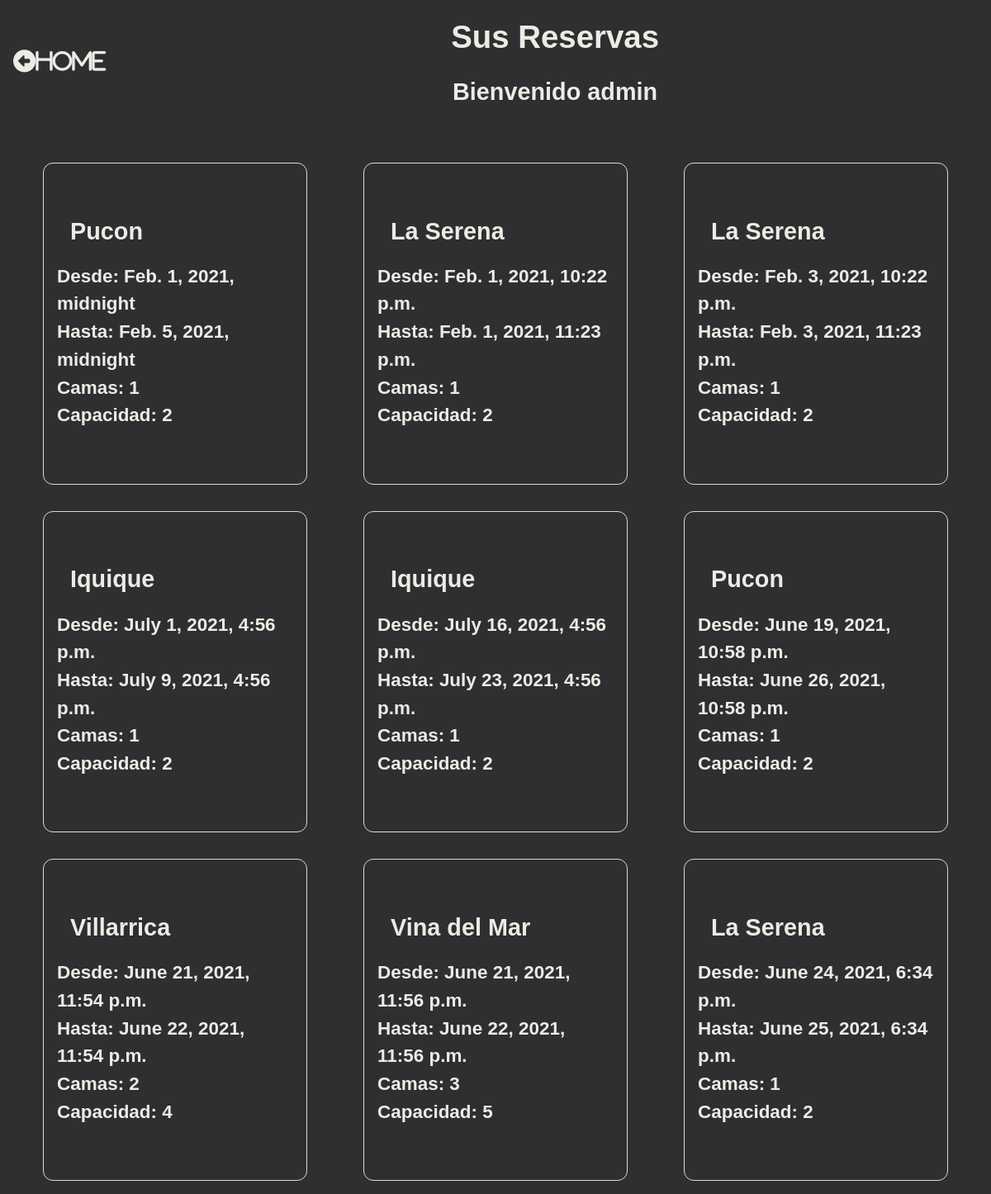
Page /reserva_list/ (signed in) on the earlier database version.
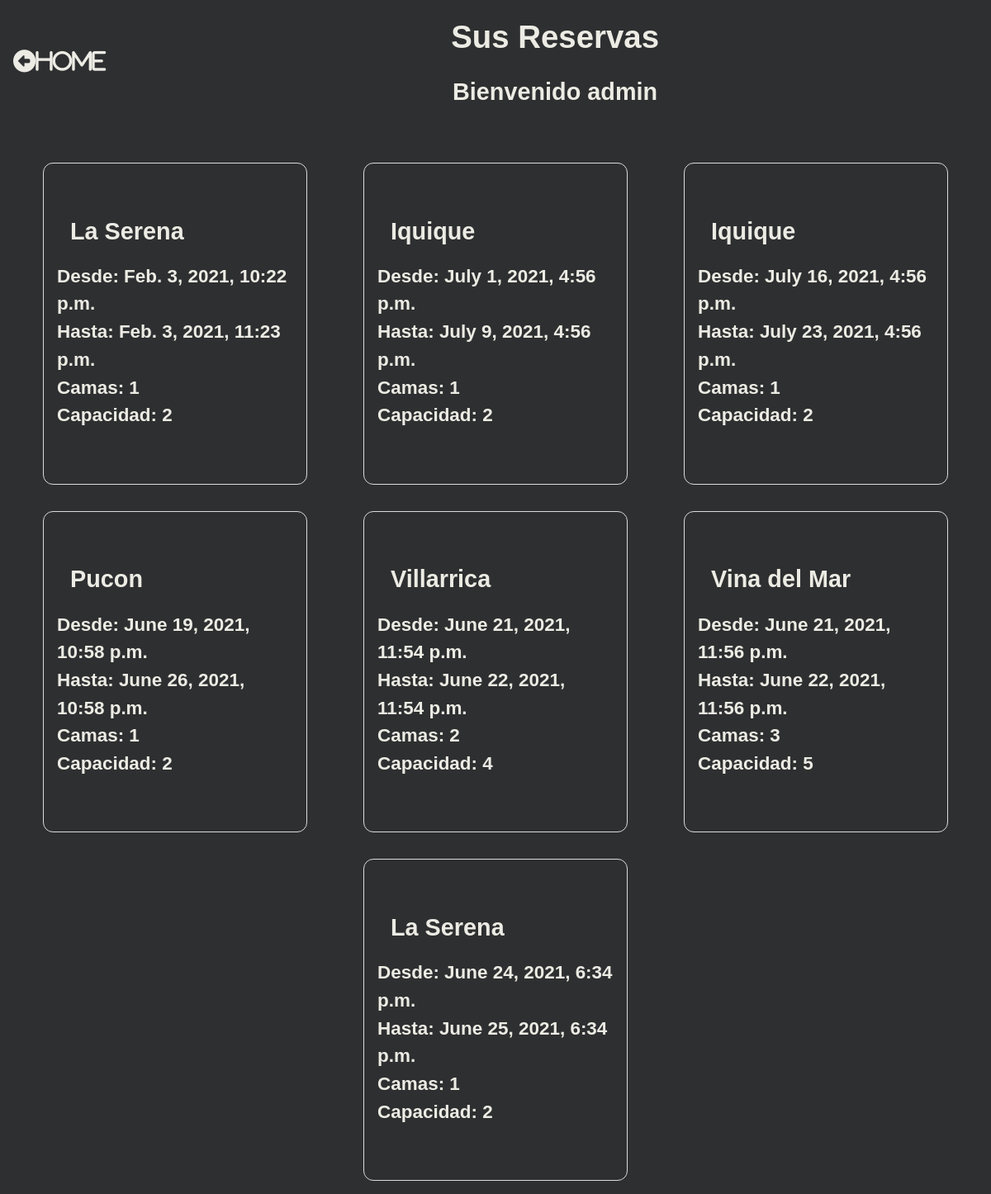
Same page on the later database version.
### arriendo/models.py (models this page shows, shortened)
class Reserva(models.Model):
    user = models.ForeignKey(settings.AUTH_USER_MODEL, on_delete=models.CASCADE)
    depto = models.ForeignKey(Depto, on_delete=models.CASCADE)
    check_in = models.DateTimeField()
    check_out = models.DateTimeField()
    def get_depto_category(self):
        depto_categories = dict(self.depto.DEPTO_CATEGORIES)
        depto_category = depto_categories.get(self.depto.category)
        return depto_category
    def get_cancel_reserva_url(self):
        return reverse_lazy('arriendo:CancelReservaView',args=[self.pk,])

class Depto(models.Model):
    DEPTO_CATEGORIES = (
        ('VIN','Vina del Mar'),
        ('SER','La Serena'),
        ('PUC','Pucon'),
        ('VIL','Villarrica'),
        ('VAL','Valdivia'),
        ('IQU','Iquique'),
        ('FRU','Frutillar'),
    )
    category = models.CharField(max_length=3, choices=DEPTO_CATEGORIES,default='Iquique')
    precio = models.IntegerField()
    capacidad = models.IntegerField()
    camas = models.IntegerField()

### arriendo/views.py (the view)
# urls.py: path('reserva_list/', ReservaListView.as_view(),name='ReservaListView'),#"as_view" pq en views.py esta declaraddo como clase y no como funcion
class ReservaListView(ListView):
    model = Reserva
    template_name = 'reserva_list_view.html'
    def get_queryset(self,*args, **kwargs):
        if self.request.user.is_staff:
            reserva_list = Reserva.objects.all()
            return reserva_list
        else:
            reserva_list = Reserva.objects.filter(user=self.request.user)
            return reserva_list

### arriendo/templates/reserva_list_view.html (shortened to what this page needs)
{% load static %}
<!DOCTYPE html>
<html lang="en">
<head>
    <link rel="stylesheet" href="{% static 'arriendo/css/reserva_list_view.css' %}">
</head>
<body>
    <div class="content">
        <div class="header">
            <div class="headings">
                <h1>Sus Reservas</h1>
                <h2>Bienvenido {{user}}</h2>
            </div>
            <div class="home">
                <div class="home">
                    <a href="{% url 'arriendo:DeptoListView' %}"><i class="fas fa-arrow-alt-circle-left">Home</i></a>
                </div>
            </div>
        </div>
        <div class="bookings">
            {% for reserva in reserva_list %}
            <div class="booking">
                <div class="category">
                    <h2>{{reserva.get_depto_category}}</h2>
                </div>
                <div class="from">
                    <h3>Desde: {{reserva.check_in}}</h3>
                </div>
                <div class="to">
                    <h3>Hasta: {{reserva.check_out}}</h3>
                </div>
                <div class="beds">
                    <h3>Camas: {{reserva.depto.camas}}</h3>
                </div>
                <div class="capacity">
                    <h3>Capacidad: {{reserva.depto.capacidad}}</h3>
                </div>
                <div class="cancel"><a href="{{reserva.get_cancel_reserva_url}}" class="invisible"></a></div>
            </div>
            {% endfor %}
        </div>
</body>
</html>

Differences in the rows shown:
removed Reserva: get_depto_category "Pucon", check_in "Feb. 1, 2021, midnight", check_out "Feb. 5, 2021, midnight", depto.camas "1", depto.capacidad "2"
removed Reserva: get_depto_category "La Serena", check_in "Feb. 1, 2021, 10:22 p.m.", check_out "Feb. 1, 2021, 11:23 p.m.", depto.camas "1", depto.capacidad "2"
